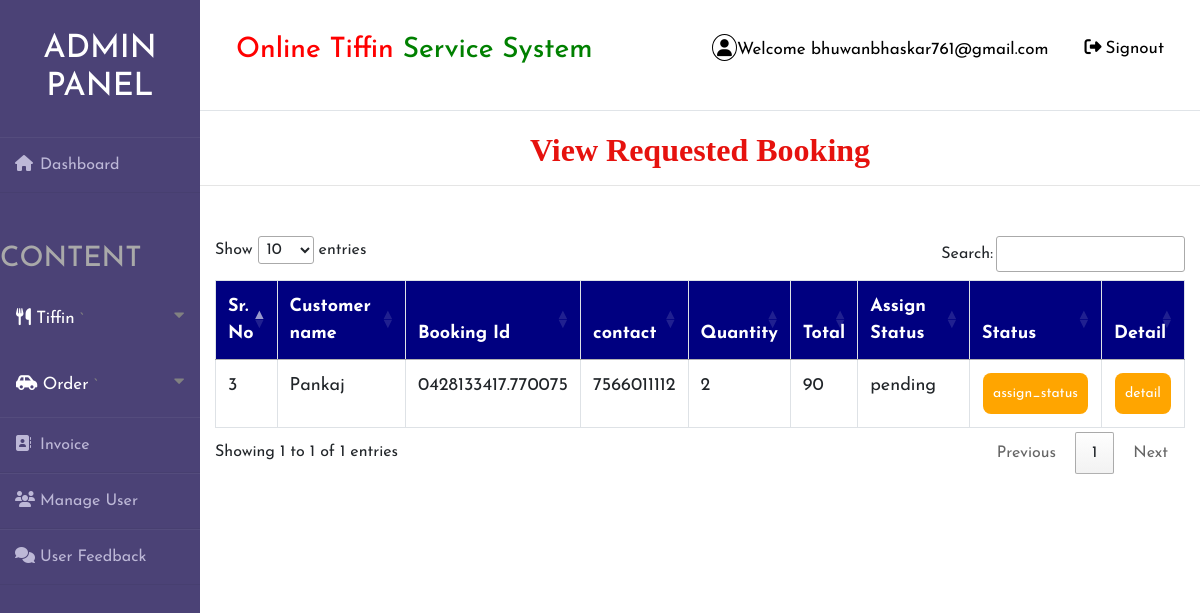
Screenshot of /pending_View_Booking (signed in) with the database file from the repository.
### tiffin/models.py (models this page shows, shortened)
class Booking(models.Model):
    book_id = models.CharField(max_length=500,null=True)
    status = models.ForeignKey(Status,on_delete=models.CASCADE,null=True)
    signup = models.ForeignKey(Signup,on_delete=models.CASCADE,null=True)
    food = models.ForeignKey(Food,on_delete=models.CASCADE,null=True)
    order_date = models.DateField(null=True)
    time = models.TimeField(null=True)
    from_date = models.DateField(null=True)
    to_date = models.DateField(null=True)
    quantity  = models.IntegerField(null=True)
    day1 = models.IntegerField(null=True)
    address= models.CharField(max_length=100,null=True)
    city= models.CharField(max_length=100,null=True)
    total = models.IntegerField(null=True)

class Signup(models.Model):
    user = models.ForeignKey(User, on_delete=models.CASCADE, null=True)
    contact = models.CharField(max_length=10, null=True)
    image = models.FileField(null=True)

class Status(models.Model):
    status = models.CharField(max_length=30,null=True)

### tiffin/views.py (the view)
# urls.py: path('pending_View_Booking', pending_View_Booking, name="pending_View_Booking"),
def pending_View_Booking(request):
    if not request.user.is_authenticated:
        return redirect('login_admin')
    book = Booking.objects.all()
    d = {'book': book}
    return render(request, 'pending_viewBokking.html', d)

### tiffin/templates/pending_viewBokking.html (shortened to what this page needs)
{% extends 'admin_nav.html' %}
{% block body %}
<center><h2 style="font-family : 'Monotype Corsiva' ; color : #E6120E ; font-weight : bold;margin-top:2%">View Requested Booking</h2></center><hr>
 <div class="container">
<table class="table table-bordered" id="myTable">
  <thead>
  <tr>
    <th>Sr. No</th>
    <th>Customer name</th>
    <th>Booking Id</th>
    <th>contact</th>
      <th>Quantity</th>
      <th>Total</th>
      <th>Assign Status</th>
      <th>Status</th>
    <th>Detail</th>
  </tr>
  </thead>
   <tbody>
{% for i in book %}
{% ifequal 'pending' i.status.status %}
  <tr>
      <td>{{forloop.counter}}</td>
    <td>{{i.signup.user.first_name}}</td>
    <td>{{i.book_id}}</td>
    <td>{{i.signup.contact}}</td>
    <td>{{i.quantity}}</td>
      <td>{{i.total}}</td>
      <td>{{i.status.status}}</td>
      <td><a href="{% url 'edit_status' i.id %}"><button class="button button1">assign_status</button></a></td>
      <td><a href="{% url 'booking_detail' i.id %}"><button class="button button1">detail</button></a></td>
  </tr>
{% endifequal %}
   {% endfor %}
    </tbody>
</table>
 </div>
{% endblock %}

### tiffin/templates/admin_nav.html (shortened to what this page needs)
<!DOCTYPE html>
<html lang="en">
{% load static %}
<head>
	<link rel="stylesheet" href="{% static 'style1.css' %}">
    <link rel="stylesheet" href="https://cdnjs.cloudflare.com/ajax/libs/font-awesome/4.7.0/css/font-awesome.min.css">
    <link rel="stylesheet" href="https://maxcdn.bootstrapcdn.com/bootstrap/4.0.0/css/bootstrap.min.css">
  <link rel = stylesheet href = "//cdn.datatables.net/1.10.19/css/jquery.dataTables.min.css">
</head>
<body>
<div class="wrapper">
    <div class="sidebar">
        <h2>Admin Panel</h2>
        <ul>
            <li style="margin-bottom:50px"><a href="{% url 'admin_home' %}"><i class="fas fa-home"></i>Dashboard</a></li>
            <h3 style="color:Darkgrey;margin-bottom:10px">CONTENT</h3>
            <button class="dropdown dropdown-btn nav-link" style="padding-top:20px;padding-bottom:20px">
                <a href="#" style="color: #fff"><i class="fas fa-utensils"></i>
                    Tiffin</a>
    `           <i class="fa fa-caret-down"></i>
            </button>
            <button class="dropdown-btn nav-link" style="padding-top:20px;padding-bottom:20px">
                <a href="" style="color: #fff"><i class="fas fa-car-side"></i>
                    Order</a>
    `           <i class="fa fa-caret-down"></i>
            </button>
            <li><a href="{% url 'order_invoice' %}"><i class="fas fa-address-book"></i>Invoice</a></li>
            <li><a href="{% url 'view_user' %}"><i class="fas fa-users"></i>Manage User</a></li>
            <li><a href="{% url 'view_feedback' %}"><i class="fas fa-comments"></i>User Feedback</a></li>
</ul>
    </div>
    <div class="main_content">
        <div class="header"><div class="topnav">
  <a class="active" href="#home"><h3><span style="color:red">Online Tiffin</span> <span style="color:green">Service System</span></h3></a>
  <div class="topnav-right">
    <a href="#search"><i style="padding:4px;border-radius:50%;border:1px solid black" class="fas fa-user"></i>Welcome {{request.user.username}}</a>
    <a href="{% url 'logout' %}"><i style="padding:4px;bborder:1px solid black" class="fas fa-sign-out-alt"></i>Signout</a>
  </div>
</div>
</div>
        {% block body %}
        {% endblock %}
    </div>
</div>
</body>
</html>

### tiffin/static/style1.css (style rules this page uses)
* { margin: 0; padding: 0; box-sizing: border-box; list-style: none; text-decoration: none; font-family: 'Josefin Sans', sans-serif; }
body { background-color: #f3f5f9; }
.wrapper { display: flex; position: relative; }
.wrapper .sidebar { width: 200px; height: 100%; background: #4b4276; padding: 30px 0px; position: fixed; }
.wrapper .sidebar h2 { color: #fff; text-transform: uppercase; text-align: center; margin-bottom: 30px; }
.wrapper .sidebar ul li { padding: 15px; border-bottom: 1px solid #bdb8d7; border-bottom: 1px solid rgba(0,0,0,0.05); border-top: 1px solid rgba(255,255,255,0.05); }
.wrapper .sidebar ul li a { color: #bdb8d7; display: block; }
.wrapper .sidebar ul li a .fas { width: 25px; }
.wrapper .main_content { width: 100%; margin-left: 200px; }
.wrapper .main_content .header { padding: 20px; background: #fff; color: #717171; border-bottom: 1px solid #e0e4e8; }
.topnav { overflow: hidden; background-color: #fff; }
.topnav a { float: left; color: black; text-align: center; padding: 14px 16px; text-decoration: none; font-size: 17px; }
.topnav-right { float: right; }

### tiffin/templates/admin_nav.html (style rules this page uses)
.button { background-color: orange; border: none; color: white; padding: 10px; text-align: center; text-decoration: none; display: inline-block; font-size: 14px; margin: 1px 1px; cursor: pointer; }
.button1 { border-radius: 8px; }
* { box-sizing: border-box; }
#myTable { border-collapse: collapse; width: 100%; border: 1px solid #ddd; font-size: 18px; }
#myTable th { text-align: left; padding: 12px; background-color: Navy; color: white; }
#myTable td { text-align: left; padding: 12px; background-color: white; }
#myTable tr { border-bottom: 1px solid #ddd; }
body { font-family: "Lato", sans-serif; }
.sidenav a, .dropdown-btn { padding: 6px 8px 6px 16px; text-decoration: none; font-size: 20px; color: #818181; display: block; border: none; background: none; width: 100%; text-align: left; cursor: pointer; outline: none; }
.fa-caret-down { float: right; padding-right: 8px; }
.nav-link { font-size:17px; }

### rows the page displays
Booking: signup.user.first_name "Pankaj", book_id "0428133417.770075", signup.contact "7566011112", quantity "2", total "90", status.status "pending"

### other values shown
{{ request.user.username }} "bhuwanbhaskar761@gmail.com"
